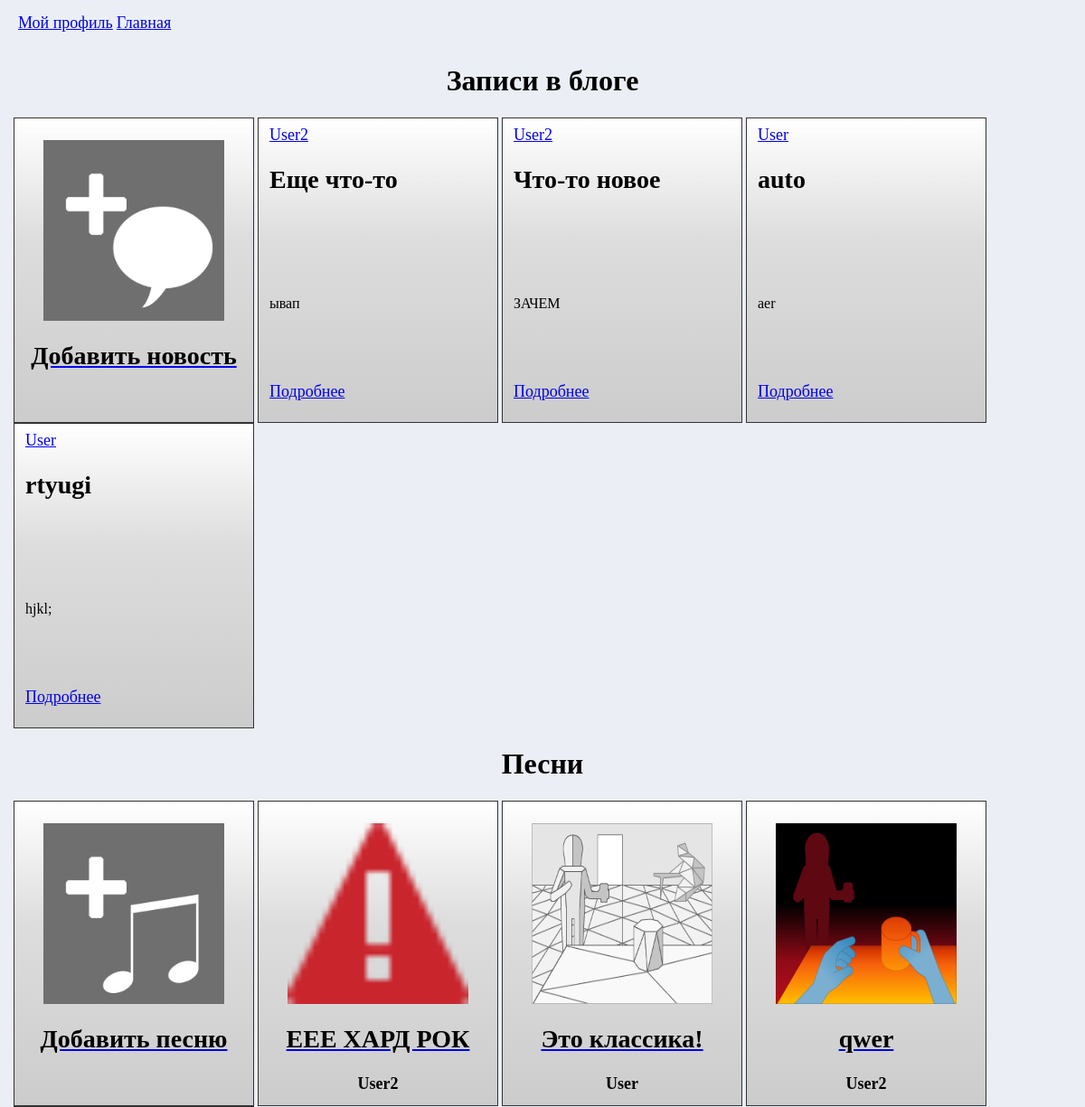
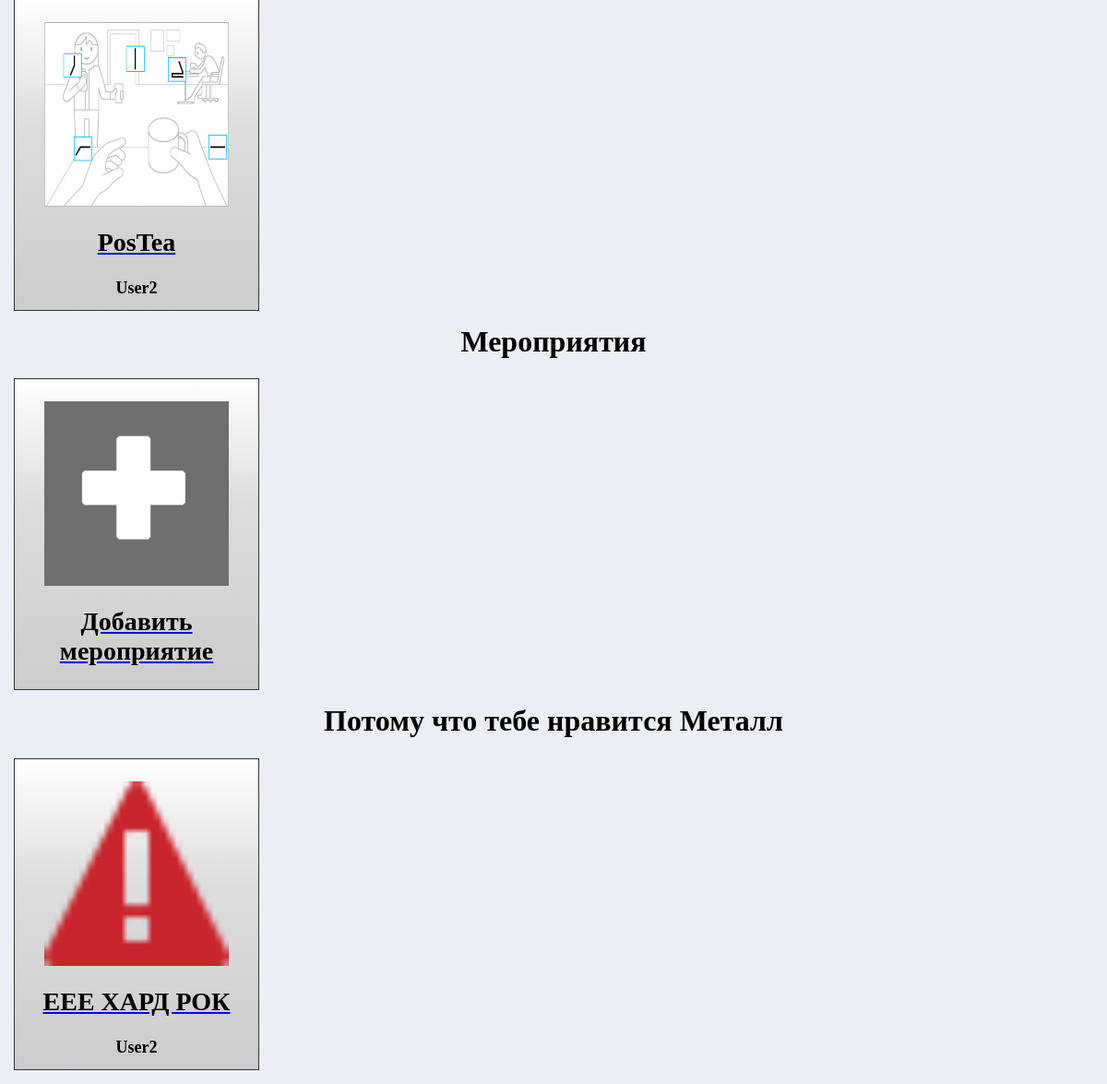
/ (signed in), run on the app's committed database (2 pictures, top to bottom).
### data/posts.py (models this page shows)
class Posts(SqlAlchemyBase):
    __tablename__ = 'posts'
    id = sqlalchemy.Column(sqlalchemy.Integer,
                           primary_key=True, autoincrement=True)
    title = sqlalchemy.Column(sqlalchemy.String, nullable=True)
    content = sqlalchemy.Column(sqlalchemy.String, nullable=True)
    created_date = sqlalchemy.Column(sqlalchemy.DateTime,
                                     default=datetime.datetime.now)
    user_id = sqlalchemy.Column(sqlalchemy.Integer,
                                sqlalchemy.ForeignKey("users.id"))
    user_link = sqlalchemy.Column(sqlalchemy.String)
    post_link = sqlalchemy.Column(sqlalchemy.String)
    likes = sqlalchemy.Column(sqlalchemy.Integer)
    user = orm.relationship('User')

### data/user.py (models this page shows, shortened)
class User(SqlAlchemyBase, UserMixin):
    __tablename__ = 'users'
    id = sqlalchemy.Column(sqlalchemy.Integer,
                           primary_key=True, autoincrement=True)
    name = sqlalchemy.Column(sqlalchemy.String, nullable=True)
    about = sqlalchemy.Column(sqlalchemy.String, nullable=True, default='No bio yet')
    email = sqlalchemy.Column(sqlalchemy.String,
                              index=True, unique=True, nullable=True)
    avatar = sqlalchemy.Column(sqlalchemy.String, default='/static/inf/avatars/classic_avatar.png')
    hashed_password = sqlalchemy.Column(sqlalchemy.String, nullable=True)
    created_date = sqlalchemy.Column(sqlalchemy.DateTime,
                                     default=datetime.datetime.now)
    genres = sqlalchemy.Column(sqlalchemy.String)
    type_user = sqlalchemy.Column(sqlalchemy.String, default='justuser')
    posts = orm.relationship("Posts", back_populates='user')
    def check_password(self, password):
        return check_password_hash(self.hashed_password, password)

### data/song.py (models this page shows)
class Song(SqlAlchemyBase):
    __tablename__ = 'songs'
    id = sqlalchemy.Column(sqlalchemy.Integer,
                           primary_key=True, autoincrement=True)
    title = sqlalchemy.Column(sqlalchemy.String, nullable=True)
    user_id = sqlalchemy.Column(sqlalchemy.Integer,
                                sqlalchemy.ForeignKey("users.id"))
    user_link = sqlalchemy.Column(sqlalchemy.String)
    cover = sqlalchemy.Column(sqlalchemy.String, default='pipstatic/inf/covers/classic.png')
    likes = sqlalchemy.Column(sqlalchemy.Integer)
    genre = sqlalchemy.Column(sqlalchemy.String, default='0')
    link_spotify = sqlalchemy.Column(sqlalchemy.String, default=None)
    link_yandex = sqlalchemy.Column(sqlalchemy.String, default=None)
    link_youtube = sqlalchemy.Column(sqlalchemy.String, default=None)
    user = orm.relationship('User')

### data/genres.py (models this page shows)
class Genre(SqlAlchemyBase):
    __tablename__ = 'genres'
    id = sqlalchemy.Column(sqlalchemy.Integer,
                           primary_key=True, autoincrement=True)
    name = sqlalchemy.Column(sqlalchemy.String, nullable=True)

### main.py (the view)
@app.route('/', methods=['GET', 'POST'])
def start():
    global current_user, userid, username
    current_user, userid, username = get_user_from_session()
    concerts = list(db_sess.query(Events).filter(Events.date >= datetime.datetime(
        datetime.datetime.now().year, datetime.datetime.now().month, datetime.datetime.now().day,
        datetime.datetime.now().hour, datetime.datetime.now().minute)))
    return render_template('start_page.html', current_user=current_user, news=get_post(), songs=get_song(),
                           get_aut=get_author, redirect_song=redirect_song, get_song_from_genre=get_song_from_genre,
                           len=len, concerts=concerts)

### main.py (called while the page is built)
def get_user_from_session():
    try:
        user = 0
        mail = session['email']
        passw = session['password']
        if mail is not None and passw is not None:
            user = db_sess.query(User).filter(User.email == str(mail)).first()
        if user and user.check_password(passw):
            login_user(user)
            current_user = user
            userid = current_user.id
            username = current_user.name
            return current_user, userid, username
    except Exception:
        return None, None, None
    return None, None, None

def get_song():
    song = list(db_sess.query(Song))[-4:]
    return song

def get_post():
    post = list(db_sess.query(Posts))[:-5:-1]
    return post

def get_author(id):
    user = db_sess.query(User).filter(User.id == int(id)).first()
    return user.name

def get_song_from_genre():
    current_user = get_user_from_session()[0]
    try:
        liked = list(map(int, current_user.genres.split(';')))
        songs = [(db_sess.query(Genre).filter(Genre.id == elem).first(),
                  list(db_sess.query(Song).filter(Song.genre == elem))) for elem in liked]
    except Exception:
        songs = []
    return songs

### templates/start_page.html (shortened to what this page needs)
{% extends "base.html" %}
{% block content %}
<h1 style="display: flex;justify-content: center;">Записи в блоге</h1>
{% if typeuser != "void" %}
<div class="start-posts" style="margin: 15px;">
<div class="start-post">
    <p style="display: flex;justify-content: center;"><img src="/static/inf/buttons/add_post.png" width="200px" height="200px"></p>
    <a href="/add_news"><h2 style="text-align: center; color: black;">Добавить новость</h2></a>
</div>
{% endif %}
{% for item in news%}
<div class="start-post">
    <div class="link-on-user">
    <a href={{item.user_link}}>{{item.user.name}}</a>
    </div>
    <div class="post-title">
    <h2>{{item.title[:30]}}</h2>
    </div>
    <div class="post-content">
    <p style="word-wrap: break-word">
        {{item.content[:50]}}
    </p>
    </div>
    <a href={{item.post_link}}>Подробнее</a>
</div>
{% endfor %}
<h1 style="display: flex;justify-content: center;">Песни</h1>
</div>
<div class="start-songs" style="margin: 15px;">
    <div class="start-song">
        <p style="display: flex;justify-content: center;"><img src="/static/inf/buttons/add_song.png" width="200px" height="200px"></p>
        <a href="/add_song"><h2 style="text-align: center; color: black;">Добавить песню</h2></a>
    </div>
    {% for item in songs %}
    <div class="start-song">
        <p style="display: flex;justify-content: center;"><img src={{item.cover}} onerror="this.src='/static/inf/covers/classic.png'"
            width="200px" height="200px"></p>
        <a href="redirect-song/{{item.id}}"><h2 style="text-align: center; color: black;">{{ item.title }}</h2></a>
        <h3 style="text-align: center; color: black; margin-top: 15px;">{{get_aut(item.user_id)}}</h3>
    </div>
    {% endfor %}
</div>
<h1 style="text-align: center; color: black; margin-top: 15px;">Мероприятия</h1>
<div style="margin: 15px">
    <div class="start-concert">
        <p style="display: flex;justify-content: center;"><img src="/static/inf/buttons/add_event.png" width="200px" height="200px"></p>
        <a href="/set_event"><h2 style="text-align: center; color: black;">Добавить мероприятие</h2></a>
    </div>
</div>
<div class="recommendations" style="margin: 15px;">
{% for elem1, elem2 in get_song_from_genre() %}
<h1 style="text-align: center; color: black; margin-top: 15px;">Потому что тебе нравится {{elem1.name}}</h1>
{% if len(elem2) != 0 %}
{% for item in elem2[:5] %}
    <div class="start-song">
        <p style="display: flex;justify-content: center;"><img src={{item.cover}} onerror="this.src='/static/inf/covers/classic.png'"
            width="200px" height="200px"></p>
        <a href="/redirect-song/{{item.id}}"><h2 style="text-align: center; color: black;">{{ item.title }}</h2></a>
        <h3 style="text-align: center; color: black; margin-top: 15px;">{{get_aut(item.user_id)}}</h3>
    </div>
{% endfor %}
{% else %}
<h3 style="text-align: center; color: black; margin-top: 15px;">Мы не нашли песни этого жанра</h3>
{% endif %}
{% endfor %}
</div>
{% endblock %}

### static/styles/base.css (style rules this page uses)
body { background-color: #ebeff5; margin: 0 }
h1 { font-family: "Tahoma"; font-size: 32px; }
h2 { font-family: "Tahoma"; font-size: 28px; }
h3 { font-family: "Tahoma"; font-size: 18px; }
a { font-family: "Bahnschrift Condensed"; font-size: 18px; }
p { font-family: "Tahoma"; font-size: 16px }
.post-title { height: 8em; }
.post-content { height: 6em; }
.start-post { height: 20em; border: 1px solid #333; padding: 8px 12px; background-image: linear-gradient(180deg, #fff, #ddd 40%, #ccc); display: inline-block; vertical-align: top; transition: box-shadow 0.1s ease-in; width: 15em }
.start-song { height: 20em; border: 1px solid #333; padding: 8px 12px; background-image: linear-gradient(180deg, #fff, #ddd 40%, #ccc); vertical-align: top; display: inline-block; transition: box-shadow 0.1s ease-in; width: 15em }
.start-concert { height: 20em; border: 1px solid #333; padding: 8px 12px; background-image: linear-gradient(180deg, #fff, #ddd 40%, #ccc); vertical-align: top; display: inline-block; transition: box-shadow 0.1s ease-in; width: 15em }

### data on the page
Posts: user.name "User2", title "Еще что-то", content "ывап"
Posts: user.name "User2", title "Что-то новое", content "ЗАЧЕМ"
Posts: user.name "User", title "auto", content "aer"
Posts: user.name "User", title "rtyugi", content "hjkl;"
Song: cover (picture), title "ЕЕЕ ХАРД РОК", user.name "User2"
Song: cover (picture), title "Это классика!"
User: name "User"
Song: cover (picture), title "qwer", user.name "User2"
Song: cover (picture), title "PosTea", user.name "User2"
Genre: name "Металл"
